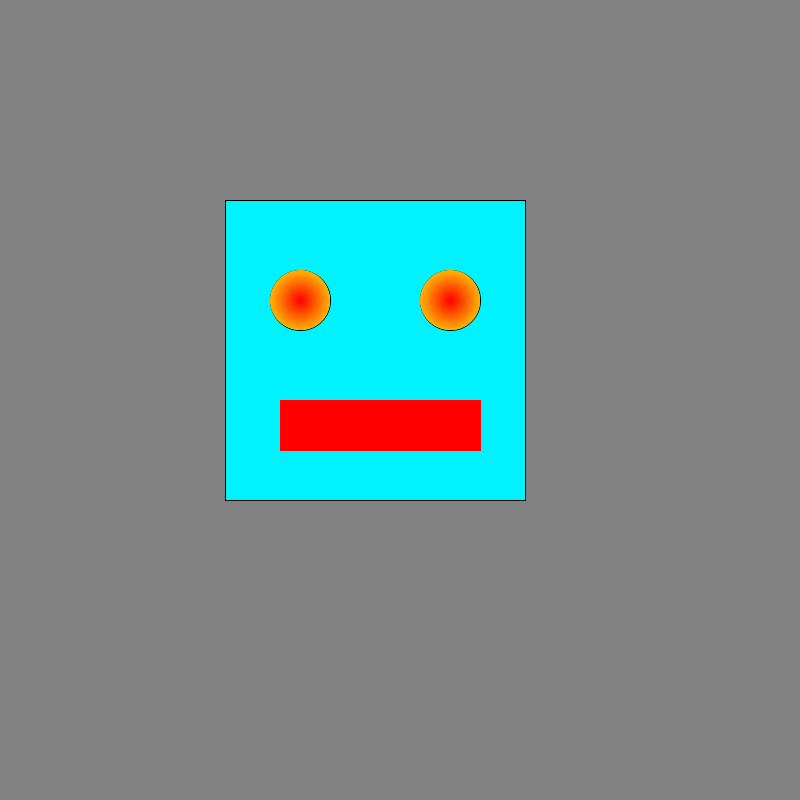
Frame 1 (no input)
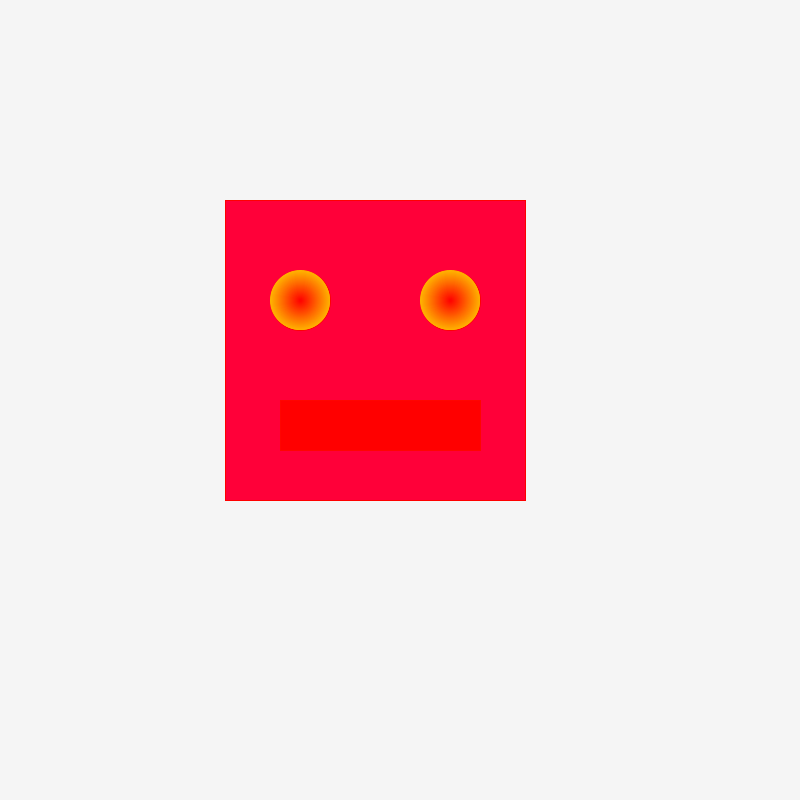
Frame 60 (the mouse pressed at the canvas centre just before this capture)
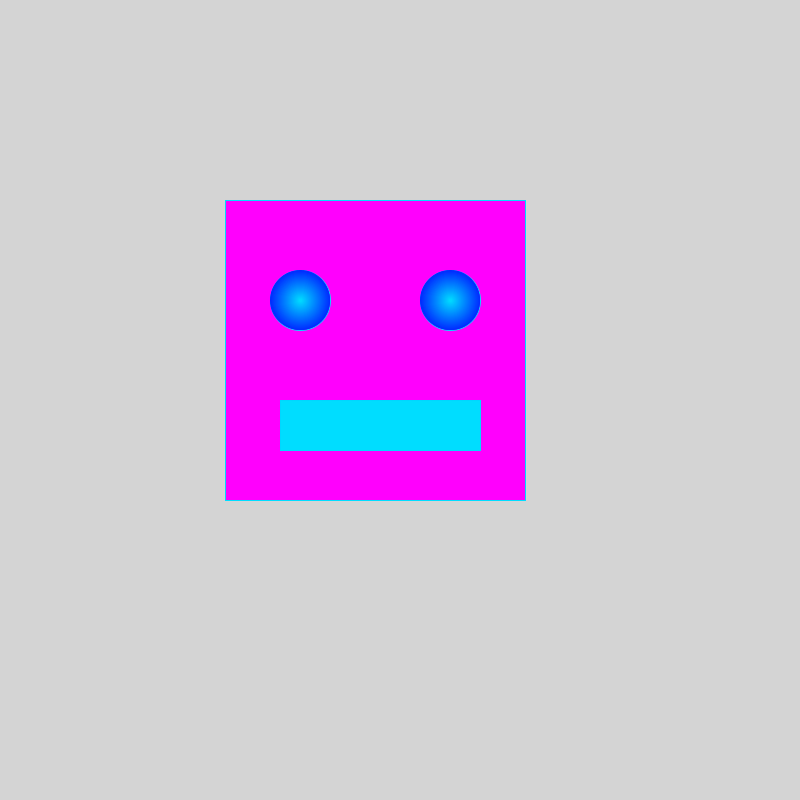
Frame 120 (the mouse held since frame 60 and released just before this capture)

The Processing sketch that drew these frames (run headless with seeded random() and noise(); from frame 60 on, the mouse is pressed at the canvas centre):

// Processing sketch: processing_186512
// ── processing_186512.pde

float b=0;
void setup() {
  size(800,800);
  colorMode(HSB);
}
void draw() { 
  b=b+0.02;
  float fondo = (127*sin(b))+127;
  background(fondo);
  fill(fondo,255,255);
  rect (225,200,300,300);
  for (int i = 60;i>0;i=i-1) {
 //   println(i);
    ellipse(300, 300, i, i);
    ellipse(450,300,i,i);
    fill((i/2)+(mouseX/3), 255, 255);
    rect (280,400,200,50);
    stroke((i/2)+(mouseX/3), 255, 255);
  }
}
